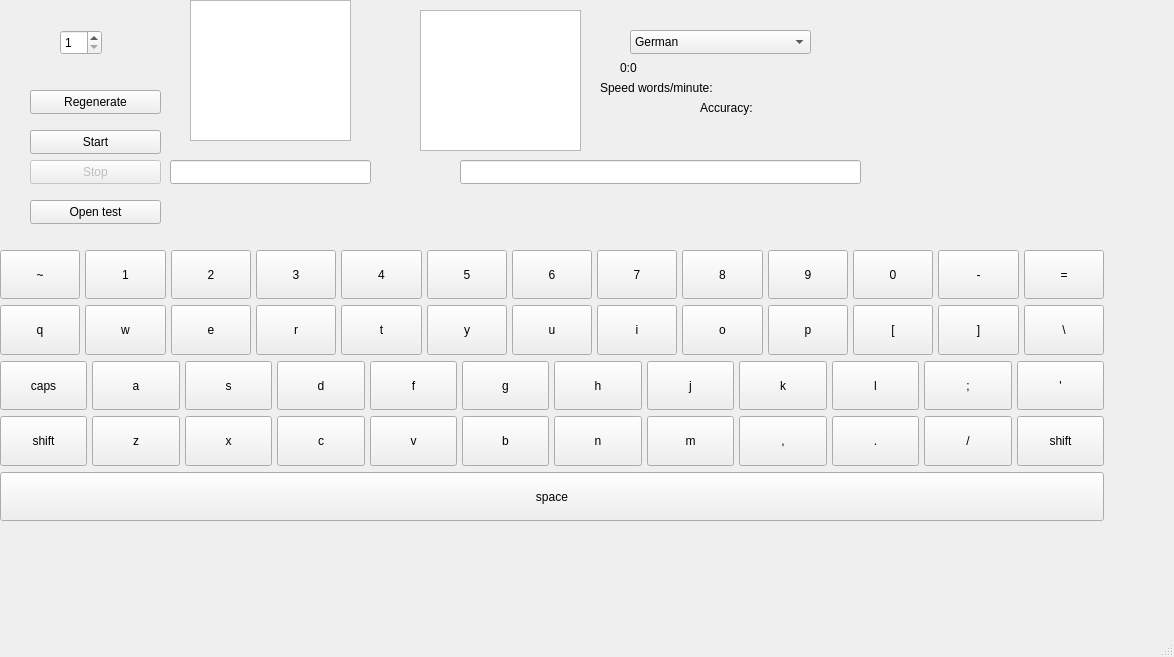
<?xml version="1.0" encoding="UTF-8"?>
<ui version="4.0">
 <class>MainWindow</class>
 <widget class="QMainWindow" name="MainWindow">
  <property name="geometry">
   <rect>
    <x>0</x>
    <y>0</y>
    <width>1174</width>
    <height>657</height>
   </rect>
  </property>
  <property name="windowTitle">
   <string>MainWindow</string>
  </property>
  <widget class="QWidget" name="centralwidget">
   <widget class="LineEditInput" name="lineEdit_in">
    <property name="geometry">
     <rect>
      <x>170</x>
      <y>160</y>
      <width>201</width>
      <height>24</height>
     </rect>
    </property>
    <property name="readOnly">
     <bool>true</bool>
    </property>
   </widget>
   <widget class="QWidget" name="verticalLayoutWidget">
    <property name="geometry">
     <rect>
      <x>0</x>
      <y>240</y>
      <width>1104</width>
      <height>291</height>
     </rect>
    </property>
    <layout class="QVBoxLayout" name="verticalLayout">
     <property name="leftMargin">
      <number>0</number>
     </property>
     <property name="topMargin">
      <number>10</number>
     </property>
     <property name="bottomMargin">
      <number>10</number>
     </property>
     <item>
      <layout class="QHBoxLayout" name="horizontalLayout">
       <property name="spacing">
        <number>5</number>
       </property>
       <property name="sizeConstraint">
        <enum>QLayout::SetDefaultConstraint</enum>
       </property>
       <item>
        <widget class="QPushButton" name="pushButton_41">
         <property name="sizePolicy">
          <sizepolicy hsizetype="MinimumExpanding" vsizetype="Minimum">
           <horstretch>0</horstretch>
           <verstretch>0</verstretch>
          </sizepolicy>
         </property>
         <property name="text">
          <string>~</string>
         </property>
        </widget>
       </item>
       <item>
        <widget class="QPushButton" name="pushButton_2">
         <property name="sizePolicy">
          <sizepolicy hsizetype="MinimumExpanding" vsizetype="Minimum">
           <horstretch>0</horstretch>
           <verstretch>0</verstretch>
          </sizepolicy>
         </property>
         <property name="text">
          <string>1</string>
         </property>
        </widget>
       </item>
       <item>
        <widget class="QPushButton" name="pushButton_3">
         <property name="sizePolicy">
          <sizepolicy hsizetype="MinimumExpanding" vsizetype="Minimum">
           <horstretch>0</horstretch>
           <verstretch>0</verstretch>
          </sizepolicy>
         </property>
         <property name="text">
          <string>2</string>
         </property>
        </widget>
       </item>
       <item>
        <widget class="QPushButton" name="pushButton_4">
         <property name="sizePolicy">
          <sizepolicy hsizetype="MinimumExpanding" vsizetype="Minimum">
           <horstretch>0</horstretch>
           <verstretch>0</verstretch>
          </sizepolicy>
         </property>
         <property name="text">
          <string>3</string>
         </property>
        </widget>
       </item>
       <item>
        <widget class="QPushButton" name="pushButton_5">
         <property name="sizePolicy">
          <sizepolicy hsizetype="MinimumExpanding" vsizetype="Minimum">
           <horstretch>0</horstretch>
           <verstretch>0</verstretch>
          </sizepolicy>
         </property>
         <property name="text">
          <string>4</string>
         </property>
        </widget>
       </item>
       <item>
        <widget class="QPushButton" name="pushButton_6">
         <property name="sizePolicy">
          <sizepolicy hsizetype="MinimumExpanding" vsizetype="Minimum">
           <horstretch>0</horstretch>
           <verstretch>0</verstretch>
          </sizepolicy>
         </property>
         <property name="text">
          <string>5</string>
         </property>
        </widget>
       </item>
       <item>
        <widget class="QPushButton" name="pushButton_7">
         <property name="sizePolicy">
          <sizepolicy hsizetype="MinimumExpanding" vsizetype="Minimum">
           <horstretch>0</horstretch>
           <verstretch>0</verstretch>
          </sizepolicy>
         </property>
         <property name="text">
          <string>6</string>
         </property>
        </widget>
       </item>
       <item>
        <widget class="QPushButton" name="pushButton_8">
         <property name="sizePolicy">
          <sizepolicy hsizetype="MinimumExpanding" vsizetype="Minimum">
           <horstretch>0</horstretch>
           <verstretch>0</verstretch>
          </sizepolicy>
         </property>
         <property name="text">
          <string>7</string>
         </property>
        </widget>
       </item>
       <item>
        <widget class="QPushButton" name="pushButton_9">
         <property name="sizePolicy">
          <sizepolicy hsizetype="MinimumExpanding" vsizetype="Minimum">
           <horstretch>0</horstretch>
           <verstretch>0</verstretch>
          </sizepolicy>
         </property>
         <property name="text">
          <string>8</string>
         </property>
        </widget>
       </item>
       <item>
        <widget class="QPushButton" name="pushButton_10">
         <property name="sizePolicy">
          <sizepolicy hsizetype="MinimumExpanding" vsizetype="Minimum">
           <horstretch>0</horstretch>
           <verstretch>0</verstretch>
          </sizepolicy>
         </property>
         <property name="text">
          <string>9</string>
         </property>
        </widget>
       </item>
       <item>
        <widget class="QPushButton" name="pushButton_11">
         <property name="sizePolicy">
          <sizepolicy hsizetype="MinimumExpanding" vsizetype="Minimum">
           <horstretch>0</horstretch>
           <verstretch>0</verstretch>
          </sizepolicy>
         </property>
         <property name="text">
          <string>0</string>
         </property>
        </widget>
       </item>
       <item>
        <widget class="QPushButton" name="pushButton_12">
         <property name="sizePolicy">
          <sizepolicy hsizetype="MinimumExpanding" vsizetype="Minimum">
           <horstretch>0</horstretch>
           <verstretch>0</verstretch>
          </sizepolicy>
         </property>
         <property name="text">
          <string>-</string>
         </property>
        </widget>
       </item>
       <item>
        <widget class="QPushButton" name="pushButton_13">
         <property name="sizePolicy">
          <sizepolicy hsizetype="MinimumExpanding" vsizetype="Minimum">
           <horstretch>0</horstretch>
           <verstretch>0</verstretch>
          </sizepolicy>
         </property>
         <property name="text">
          <string>=</string>
         </property>
        </widget>
       </item>
      </layout>
     </item>
     <item>
      <layout class="QHBoxLayout" name="horizontalLayout_3">
       <property name="spacing">
        <number>5</number>
       </property>
       <property name="sizeConstraint">
        <enum>QLayout::SetDefaultConstraint</enum>
       </property>
       <item>
        <widget class="QPushButton" name="pushButton_16">
         <property name="sizePolicy">
          <sizepolicy hsizetype="MinimumExpanding" vsizetype="Minimum">
           <horstretch>0</horstretch>
           <verstretch>0</verstretch>
          </sizepolicy>
         </property>
         <property name="text">
          <string>q</string>
         </property>
        </widget>
       </item>
       <item>
        <widget class="QPushButton" name="pushButton_17">
         <property name="sizePolicy">
          <sizepolicy hsizetype="MinimumExpanding" vsizetype="Minimum">
           <horstretch>0</horstretch>
           <verstretch>0</verstretch>
          </sizepolicy>
         </property>
         <property name="text">
          <string>w</string>
         </property>
        </widget>
       </item>
       <item>
        <widget class="QPushButton" name="pushButton_18">
         <property name="sizePolicy">
          <sizepolicy hsizetype="MinimumExpanding" vsizetype="Minimum">
           <horstretch>0</horstretch>
           <verstretch>0</verstretch>
          </sizepolicy>
         </property>
         <property name="text">
          <string>e</string>
         </property>
        </widget>
       </item>
       <item>
        <widget class="QPushButton" name="pushButton_19">
         <property name="sizePolicy">
          <sizepolicy hsizetype="MinimumExpanding" vsizetype="Minimum">
           <horstretch>0</horstretch>
           <verstretch>0</verstretch>
          </sizepolicy>
         </property>
         <property name="text">
          <string>r</string>
         </property>
        </widget>
       </item>
       <item>
        <widget class="QPushButton" name="pushButton_20">
         <property name="sizePolicy">
          <sizepolicy hsizetype="MinimumExpanding" vsizetype="Minimum">
           <horstretch>0</horstretch>
           <verstretch>0</verstretch>
          </sizepolicy>
         </property>
         <property name="text">
          <string>t</string>
         </property>
        </widget>
       </item>
       <item>
        <widget class="QPushButton" name="pushButton_21">
         <property name="sizePolicy">
          <sizepolicy hsizetype="MinimumExpanding" vsizetype="Minimum">
           <horstretch>0</horstretch>
           <verstretch>0</verstretch>
          </sizepolicy>
         </property>
         <property name="text">
          <string>y</string>
         </property>
        </widget>
       </item>
       <item>
        <widget class="QPushButton" name="pushButton_22">
         <property name="sizePolicy">
          <sizepolicy hsizetype="MinimumExpanding" vsizetype="Minimum">
           <horstretch>0</horstretch>
           <verstretch>0</verstretch>
          </sizepolicy>
         </property>
         <property name="text">
          <string>u</string>
         </property>
        </widget>
       </item>
       <item>
        <widget class="QPushButton" name="pushButton_23">
         <property name="sizePolicy">
          <sizepolicy hsizetype="MinimumExpanding" vsizetype="Minimum">
           <horstretch>0</horstretch>
           <verstretch>0</verstretch>
          </sizepolicy>
         </property>
         <property name="text">
          <string>i</string>
         </property>
        </widget>
       </item>
       <item>
        <widget class="QPushButton" name="pushButton_24">
         <property name="sizePolicy">
          <sizepolicy hsizetype="MinimumExpanding" vsizetype="Minimum">
           <horstretch>0</horstretch>
           <verstretch>0</verstretch>
          </sizepolicy>
         </property>
         <property name="text">
          <string>o</string>
         </property>
        </widget>
       </item>
       <item>
        <widget class="QPushButton" name="pushButton_25">
         <property name="sizePolicy">
          <sizepolicy hsizetype="MinimumExpanding" vsizetype="Minimum">
           <horstretch>0</horstretch>
           <verstretch>0</verstretch>
          </sizepolicy>
         </property>
         <property name="text">
          <string>p</string>
         </property>
        </widget>
       </item>
       <item>
        <widget class="QPushButton" name="pushButton_26">
         <property name="sizePolicy">
          <sizepolicy hsizetype="MinimumExpanding" vsizetype="Minimum">
           <horstretch>0</horstretch>
           <verstretch>0</verstretch>
          </sizepolicy>
         </property>
         <property name="text">
          <string>[</string>
         </property>
        </widget>
       </item>
       <item>
        <widget class="QPushButton" name="pushButton_27">
         <property name="sizePolicy">
          <sizepolicy hsizetype="MinimumExpanding" vsizetype="Minimum">
           <horstretch>0</horstretch>
           <verstretch>0</verstretch>
          </sizepolicy>
         </property>
         <property name="text">
          <string>]</string>
         </property>
        </widget>
       </item>
       <item>
        <widget class="QPushButton" name="pushButton_43">
         <property name="sizePolicy">
          <sizepolicy hsizetype="MinimumExpanding" vsizetype="Minimum">
           <horstretch>0</horstretch>
           <verstretch>0</verstretch>
          </sizepolicy>
         </property>
         <property name="text">
          <string>\</string>
         </property>
        </widget>
       </item>
      </layout>
     </item>
     <item>
      <layout class="QHBoxLayout" name="horizontalLayout_4">
       <property name="spacing">
        <number>5</number>
       </property>
       <property name="sizeConstraint">
        <enum>QLayout::SetDefaultConstraint</enum>
       </property>
       <item>
        <widget class="QPushButton" name="pushButton_58">
         <property name="sizePolicy">
          <sizepolicy hsizetype="MinimumExpanding" vsizetype="Minimum">
           <horstretch>0</horstretch>
           <verstretch>0</verstretch>
          </sizepolicy>
         </property>
         <property name="text">
          <string>caps</string>
         </property>
        </widget>
       </item>
       <item>
        <widget class="QPushButton" name="pushButton_30">
         <property name="sizePolicy">
          <sizepolicy hsizetype="MinimumExpanding" vsizetype="Minimum">
           <horstretch>0</horstretch>
           <verstretch>0</verstretch>
          </sizepolicy>
         </property>
         <property name="text">
          <string>a</string>
         </property>
        </widget>
       </item>
       <item>
        <widget class="QPushButton" name="pushButton_31">
         <property name="sizePolicy">
          <sizepolicy hsizetype="MinimumExpanding" vsizetype="Minimum">
           <horstretch>0</horstretch>
           <verstretch>0</verstretch>
          </sizepolicy>
         </property>
         <property name="text">
          <string>s</string>
         </property>
        </widget>
       </item>
       <item>
        <widget class="QPushButton" name="pushButton_32">
         <property name="sizePolicy">
          <sizepolicy hsizetype="MinimumExpanding" vsizetype="Minimum">
           <horstretch>0</horstretch>
           <verstretch>0</verstretch>
          </sizepolicy>
         </property>
         <property name="text">
          <string>d</string>
         </property>
        </widget>
       </item>
       <item>
        <widget class="QPushButton" name="pushButton_33">
         <property name="sizePolicy">
          <sizepolicy hsizetype="MinimumExpanding" vsizetype="Minimum">
           <horstretch>0</horstretch>
           <verstretch>0</verstretch>
          </sizepolicy>
         </property>
         <property name="text">
          <string>f</string>
         </property>
        </widget>
       </item>
       <item>
        <widget class="QPushButton" name="pushButton_34">
         <property name="sizePolicy">
          <sizepolicy hsizetype="MinimumExpanding" vsizetype="Minimum">
           <horstretch>0</horstretch>
           <verstretch>0</verstretch>
          </sizepolicy>
         </property>
         <property name="text">
          <string>g</string>
         </property>
        </widget>
       </item>
       <item>
        <widget class="QPushButton" name="pushButton_35">
         <property name="sizePolicy">
          <sizepolicy hsizetype="MinimumExpanding" vsizetype="Minimum">
           <horstretch>0</horstretch>
           <verstretch>0</verstretch>
          </sizepolicy>
         </property>
         <property name="text">
          <string>h</string>
         </property>
        </widget>
       </item>
       <item>
        <widget class="QPushButton" name="pushButton_36">
         <property name="sizePolicy">
          <sizepolicy hsizetype="MinimumExpanding" vsizetype="Minimum">
           <horstretch>0</horstretch>
           <verstretch>0</verstretch>
          </sizepolicy>
         </property>
         <property name="text">
          <string>j</string>
         </property>
        </widget>
       </item>
       <item>
        <widget class="QPushButton" name="pushButton_37">
         <property name="sizePolicy">
          <sizepolicy hsizetype="MinimumExpanding" vsizetype="Minimum">
           <horstretch>0</horstretch>
           <verstretch>0</verstretch>
          </sizepolicy>
         </property>
         <property name="text">
          <string>k</string>
         </property>
        </widget>
       </item>
       <item>
        <widget class="QPushButton" name="pushButton_38">
         <property name="sizePolicy">
          <sizepolicy hsizetype="MinimumExpanding" vsizetype="Minimum">
           <horstretch>0</horstretch>
           <verstretch>0</verstretch>
          </sizepolicy>
         </property>
         <property name="text">
          <string>l</string>
         </property>
        </widget>
       </item>
       <item>
        <widget class="QPushButton" name="pushButton_39">
         <property name="sizePolicy">
          <sizepolicy hsizetype="MinimumExpanding" vsizetype="Minimum">
           <horstretch>0</horstretch>
           <verstretch>0</verstretch>
          </sizepolicy>
         </property>
         <property name="text">
          <string>;</string>
         </property>
        </widget>
       </item>
       <item>
        <widget class="QPushButton" name="pushButton_40">
         <property name="sizePolicy">
          <sizepolicy hsizetype="MinimumExpanding" vsizetype="Minimum">
           <horstretch>0</horstretch>
           <verstretch>0</verstretch>
          </sizepolicy>
         </property>
         <property name="text">
          <string>'</string>
         </property>
        </widget>
       </item>
      </layout>
     </item>
     <item>
      <layout class="QHBoxLayout" name="horizontalLayout_5">
       <property name="spacing">
        <number>5</number>
       </property>
       <property name="sizeConstraint">
        <enum>QLayout::SetDefaultConstraint</enum>
       </property>
       <item>
        <widget class="QPushButton" name="pushButton_42">
         <property name="sizePolicy">
          <sizepolicy hsizetype="MinimumExpanding" vsizetype="Minimum">
           <horstretch>0</horstretch>
           <verstretch>0</verstretch>
          </sizepolicy>
         </property>
         <property name="text">
          <string>shift</string>
         </property>
        </widget>
       </item>
       <item>
        <widget class="QPushButton" name="pushButton_44">
         <property name="sizePolicy">
          <sizepolicy hsizetype="MinimumExpanding" vsizetype="Minimum">
           <horstretch>0</horstretch>
           <verstretch>0</verstretch>
          </sizepolicy>
         </property>
         <property name="text">
          <string>z</string>
         </property>
        </widget>
       </item>
       <item>
        <widget class="QPushButton" name="pushButton_45">
         <property name="sizePolicy">
          <sizepolicy hsizetype="MinimumExpanding" vsizetype="Minimum">
           <horstretch>0</horstretch>
           <verstretch>0</verstretch>
          </sizepolicy>
         </property>
         <property name="text">
          <string>x</string>
         </property>
        </widget>
       </item>
       <item>
        <widget class="QPushButton" name="pushButton_46">
         <property name="sizePolicy">
          <sizepolicy hsizetype="MinimumExpanding" vsizetype="Minimum">
           <horstretch>0</horstretch>
           <verstretch>0</verstretch>
          </sizepolicy>
         </property>
         <property name="text">
          <string>c</string>
         </property>
        </widget>
       </item>
       <item>
        <widget class="QPushButton" name="pushButton_47">
         <property name="sizePolicy">
          <sizepolicy hsizetype="MinimumExpanding" vsizetype="Minimum">
           <horstretch>0</horstretch>
           <verstretch>0</verstretch>
          </sizepolicy>
         </property>
         <property name="text">
          <string>v</string>
         </property>
        </widget>
       </item>
       <item>
        <widget class="QPushButton" name="pushButton_48">
         <property name="sizePolicy">
          <sizepolicy hsizetype="MinimumExpanding" vsizetype="Minimum">
           <horstretch>0</horstretch>
           <verstretch>0</verstretch>
          </sizepolicy>
         </property>
         <property name="text">
          <string>b</string>
         </property>
        </widget>
       </item>
       <item>
        <widget class="QPushButton" name="pushButton_49">
         <property name="sizePolicy">
          <sizepolicy hsizetype="MinimumExpanding" vsizetype="Minimum">
           <horstretch>0</horstretch>
           <verstretch>0</verstretch>
          </sizepolicy>
         </property>
         <property name="text">
          <string>n</string>
         </property>
        </widget>
       </item>
       <item>
        <widget class="QPushButton" name="pushButton_50">
         <property name="sizePolicy">
          <sizepolicy hsizetype="MinimumExpanding" vsizetype="Minimum">
           <horstretch>0</horstretch>
           <verstretch>0</verstretch>
          </sizepolicy>
         </property>
         <property name="text">
          <string>m</string>
         </property>
        </widget>
       </item>
       <item>
        <widget class="QPushButton" name="pushButton_51">
         <property name="sizePolicy">
          <sizepolicy hsizetype="MinimumExpanding" vsizetype="Minimum">
           <horstretch>0</horstretch>
           <verstretch>0</verstretch>
          </sizepolicy>
         </property>
         <property name="text">
          <string>,</string>
         </property>
        </widget>
       </item>
       <item>
        <widget class="QPushButton" name="pushButton_52">
         <property name="sizePolicy">
          <sizepolicy hsizetype="MinimumExpanding" vsizetype="Minimum">
           <horstretch>0</horstretch>
           <verstretch>0</verstretch>
          </sizepolicy>
         </property>
         <property name="text">
          <string>.</string>
         </property>
        </widget>
       </item>
       <item>
        <widget class="QPushButton" name="pushButton_53">
         <property name="sizePolicy">
          <sizepolicy hsizetype="MinimumExpanding" vsizetype="Minimum">
           <horstretch>0</horstretch>
           <verstretch>0</verstretch>
          </sizepolicy>
         </property>
         <property name="text">
          <string>/</string>
         </property>
        </widget>
       </item>
       <item>
        <widget class="QPushButton" name="pushButton_54">
         <property name="sizePolicy">
          <sizepolicy hsizetype="MinimumExpanding" vsizetype="Minimum">
           <horstretch>0</horstretch>
           <verstretch>0</verstretch>
          </sizepolicy>
         </property>
         <property name="text">
          <string>shift</string>
         </property>
        </widget>
       </item>
      </layout>
     </item>
     <item>
      <widget class="QPushButton" name="pushButton_57">
       <property name="sizePolicy">
        <sizepolicy hsizetype="Minimum" vsizetype="Minimum">
         <horstretch>0</horstretch>
         <verstretch>0</verstretch>
        </sizepolicy>
       </property>
       <property name="text">
        <string>space</string>
       </property>
      </widget>
     </item>
    </layout>
   </widget>
   <widget class="QComboBox" name="comboBox">
    <property name="geometry">
     <rect>
      <x>630</x>
      <y>30</y>
      <width>181</width>
      <height>24</height>
     </rect>
    </property>
    <item>
     <property name="text">
      <string>German</string>
     </property>
    </item>
    <item>
     <property name="text">
      <string>French</string>
     </property>
    </item>
    <item>
     <property name="text">
      <string>Arabic</string>
     </property>
    </item>
    <item>
     <property name="text">
      <string>English</string>
     </property>
    </item>
    <item>
     <property name="text">
      <string>Belarusian</string>
     </property>
    </item>
    <item>
     <property name="text">
      <string>Herb</string>
     </property>
    </item>
    <item>
     <property name="text">
      <string>Сhina</string>
     </property>
    </item>
   </widget>
   <widget class="QTextEdit" name="textEdit_in">
    <property name="geometry">
     <rect>
      <x>190</x>
      <y>0</y>
      <width>161</width>
      <height>141</height>
     </rect>
    </property>
    <property name="readOnly">
     <bool>true</bool>
    </property>
   </widget>
   <widget class="QLineEdit" name="lineEdit_test">
    <property name="geometry">
     <rect>
      <x>460</x>
      <y>160</y>
      <width>401</width>
      <height>24</height>
     </rect>
    </property>
    <property name="readOnly">
     <bool>true</bool>
    </property>
   </widget>
   <widget class="QSpinBox" name="spinBox">
    <property name="geometry">
     <rect>
      <x>60</x>
      <y>30</y>
      <width>42</width>
      <height>25</height>
     </rect>
    </property>
    <property name="minimum">
     <number>1</number>
    </property>
   </widget>
   <widget class="QTextEdit" name="textEdit_test">
    <property name="geometry">
     <rect>
      <x>420</x>
      <y>10</y>
      <width>161</width>
      <height>141</height>
     </rect>
    </property>
    <property name="readOnly">
     <bool>true</bool>
    </property>
   </widget>
   <widget class="QPushButton" name="pushButton">
    <property name="geometry">
     <rect>
      <x>30</x>
      <y>90</y>
      <width>131</width>
      <height>24</height>
     </rect>
    </property>
    <property name="text">
     <string>Regenerate</string>
    </property>
   </widget>
   <widget class="QLabel" name="timerLabel">
    <property name="geometry">
     <rect>
      <x>620</x>
      <y>60</y>
      <width>201</width>
      <height>16</height>
     </rect>
    </property>
    <property name="text">
     <string>0:0</string>
    </property>
   </widget>
   <widget class="QPushButton" name="pushButton_start">
    <property name="geometry">
     <rect>
      <x>30</x>
      <y>130</y>
      <width>131</width>
      <height>24</height>
     </rect>
    </property>
    <property name="text">
     <string>Start</string>
    </property>
   </widget>
   <widget class="QPushButton" name="pushButton_stop">
    <property name="enabled">
     <bool>false</bool>
    </property>
    <property name="geometry">
     <rect>
      <x>30</x>
      <y>160</y>
      <width>131</width>
      <height>24</height>
     </rect>
    </property>
    <property name="text">
     <string>Stop</string>
    </property>
   </widget>
   <widget class="QLabel" name="label">
    <property name="geometry">
     <rect>
      <x>600</x>
      <y>80</y>
      <width>171</width>
      <height>16</height>
     </rect>
    </property>
    <property name="text">
     <string>Speed words/minute:</string>
    </property>
   </widget>
   <widget class="QLabel" name="label_speed">
    <property name="geometry">
     <rect>
      <x>600</x>
      <y>100</y>
      <width>49</width>
      <height>16</height>
     </rect>
    </property>
    <property name="text">
     <string/>
    </property>
   </widget>
   <widget class="QLabel" name="label_2">
    <property name="geometry">
     <rect>
      <x>700</x>
      <y>100</y>
      <width>111</width>
      <height>16</height>
     </rect>
    </property>
    <property name="text">
     <string>Accuracy:</string>
    </property>
   </widget>
   <widget class="QLabel" name="label_acc">
    <property name="geometry">
     <rect>
      <x>690</x>
      <y>130</y>
      <width>111</width>
      <height>16</height>
     </rect>
    </property>
    <property name="text">
     <string/>
    </property>
   </widget>
   <widget class="QPushButton" name="pushButton_open">
    <property name="geometry">
     <rect>
      <x>30</x>
      <y>200</y>
      <width>131</width>
      <height>24</height>
     </rect>
    </property>
    <property name="text">
     <string>Open test</string>
    </property>
   </widget>
  </widget>
  <widget class="QMenuBar" name="menubar">
   <property name="geometry">
    <rect>
     <x>0</x>
     <y>0</y>
     <width>1174</width>
     <height>21</height>
    </rect>
   </property>
  </widget>
  <widget class="QStatusBar" name="statusbar"/>
 </widget>
 <customwidgets>
  <customwidget>
   <class>LineEditInput</class>
   <extends>QLineEdit</extends>
   <header>lineeditinput.h</header>
   <slots>
    <signal>signal1()</signal>
    <slot>slot1()</slot>
   </slots>
  </customwidget>
 </customwidgets>
 <resources/>
 <connections/>
</ui>
